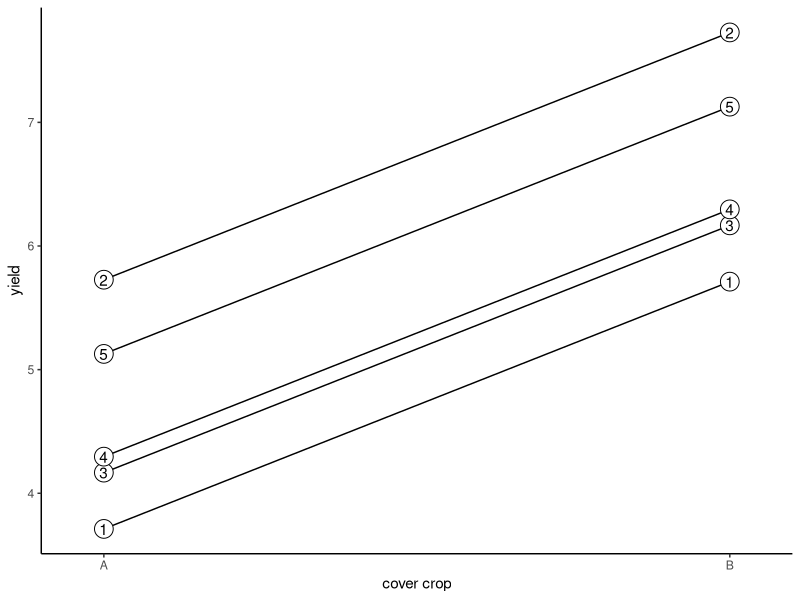
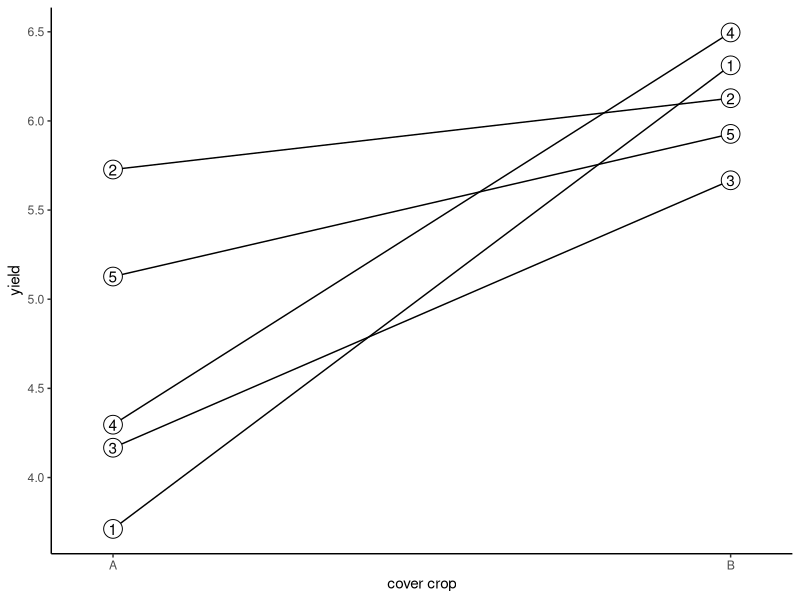

Recreate these plots in R, in order.
## ---- chunk 1
knitr::opts_chunk$set(echo = TRUE, message = TRUE, warning = TRUE)
## ---- chunk 2
library(tidyverse)

set.seed(314)
fert <- rnorm(5)
fertdat <- data.frame(plot_id = 1:5, fert = fert)
fakedat <- expand.grid(plot_id = 1:5, cover_crop = c('A', 'B')) %>%
  left_join(fertdat) %>%
  mutate(yield = 5 + (cover_crop == 'B') * 2 + fert)

ggplot(fakedat, aes(x = cover_crop, y = yield, group = plot_id, label = plot_id)) +
  geom_line() +
  geom_point(shape = 21, size = 6, fill = 'white') +
  geom_text() +
  theme_classic() +
  scale_x_discrete(expand = c(0.05, 0.05), name = 'cover crop')
## ---- chunk 3
fakedat$yield[6:10] <- fakedat$yield[6:10] + c(0.6, -1.6, -0.5, 0.2, -1.2)
ggplot(fakedat, aes(x = cover_crop, y = yield, group = plot_id, label = plot_id)) +
  geom_line() +
  geom_point(shape = 21, size = 6, fill = 'white') +
  geom_text() +
  theme_classic() +
  scale_x_discrete(expand = c(0.05, 0.05), name = 'cover crop')
